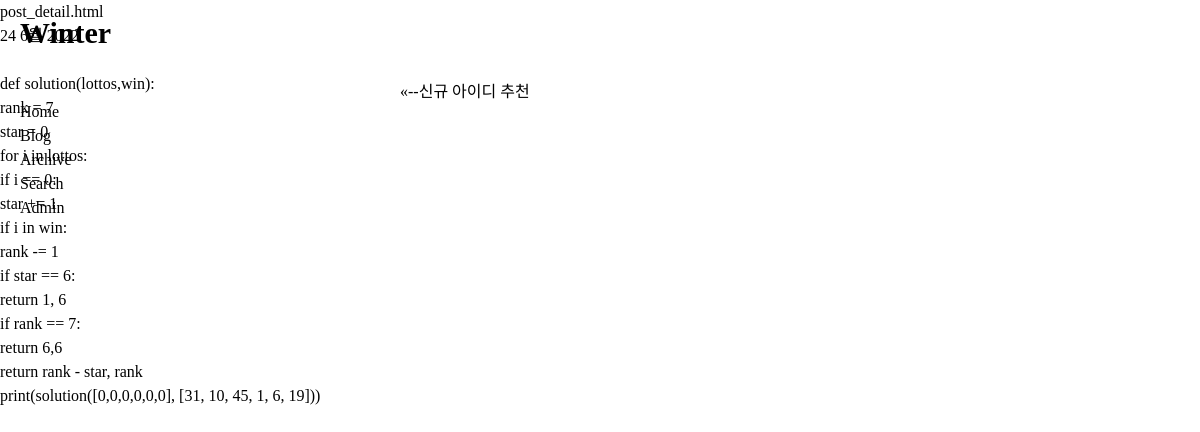
/blog/post/2021_Dev-Matching_Web_Backend_develop/, run on the app's committed database.
### blog/models.py (models this page shows, shortened)
class Post(models.Model):
    title = models.CharField('TITLE', max_length=50)  # 제목
    slug = models.SlugField('SLUG', unique=True, allow_unicode=True, help_text='별칭 단어 하나')  # 제목 별칭, 기본키 대용,
    description = models.CharField('DESCRIPTION', max_length=100, blank=True, help_text="부가 제목")  # 부가제목, 비워도 됨
    content = models.TextField('CONTENT')  # 내용
    create_date = models.DateTimeField('CREATE_DATE', auto_now_add=True)  # 생성날짜
    modify_date = models.DateTimeField('MODIFY_DATE', auto_now=True)  # 수정날짜
    class Meta:  # 파라미터
        verbose_name = 'post'  # 별칭 이름
        verbose_name_plural = 'posts'  # 별칭 이름 복수
        db_table = 'my_post'
        ordering = ('-modify_date',)
    def __str__(self):
        return self.title
    def get_absolute_url(self):
        return reverse('blog:post_detail', args=(self.slug,))
    def get_previous_post(self):
        return self.get_previous_by_modify_date()

### blog/views.py (the view)
# urls.py: re_path(r'^post/(?P<slug>[-\w]+)/$', PostDV.as_view(), name='post_detail'),  # /post/slug 문구/
class PostDV(DetailView):
    model = Post

### templates/blog/post_detail.html (shortened to what this page needs)
{% extends "base.html" %}
{% block title %} post_detail.html{% endblock %}
{% block content %}
<div id="content">
<p class="other_posts">
    {% if object.get_previous_by_modify_date %}
        <a href="{{ object.get_previous_post.get_absolute_url }}" title="View previous post"> &laquo;--{{ object.get_previous_post }} </a>
    {% endif %}
</p>
</div>
<p class="date">{{ object.modify_date |date:"j F Y" }}</p>
<br/>
<div class="body">
    {{ object.content | linebreaks }}
</div>
{% endblock %}

### static/css/base.css (style rules this page uses)
*, *:after, *:before { -webkit-box-sizing: border-box; -moz-box-sizing: border-box; box-sizing: border-box; }
a:hover, a:focus, a:visited, a:hover, a:link { color: black; text-decoration: none; }
html { font-family: -apple-system, BlinkMacSystemFont, "Segoe UI", Roboto, "Helvetica Neue", Arial, "Noto Sans", sans-serif, "Apple Color Emoji", "Segoe UI Emoji", "Segoe UI Symbol", "Noto Color Emoji"; font-size : 16px; font-weight : normal; line-height : 1.5; background-color : #fff; color : #4d5058; -webkit-text-size-adjust : 100%; -webkit-font-smoothing : antialiased; -moz-osx-font-smoothing : grayscale; -webkit-tap-highlight-color: transparent; }
body { font-family: "빙그레체", serif; margin: 0; color: black; }
header,section,article,aside,footer,main,a,button,input,textarea,img,nav,ul,ol,li,p,h1,h2,h3,h4,h5,h6,div,span { margin : 0; padding : 0; font-size: inherit; }
div#content { position: absolute; top: 80px; left: 400px; color: black; display: inline-block; }

### data on the page
Post: get_previous_post "신규 아이디 추천", modify_date "24 6월 2022", content "def solution(lottos,win): rank = 7 star = 0 for i in lottos: if i == 0: star += 1 if i in win: rank -= 1 if star == 6: return 1, 6 if rank == 7: return 6,6 return rank - star, rank print(solution([0,0,0,0,0,0], [31, 10, 45, 1, 6, 19]))"
